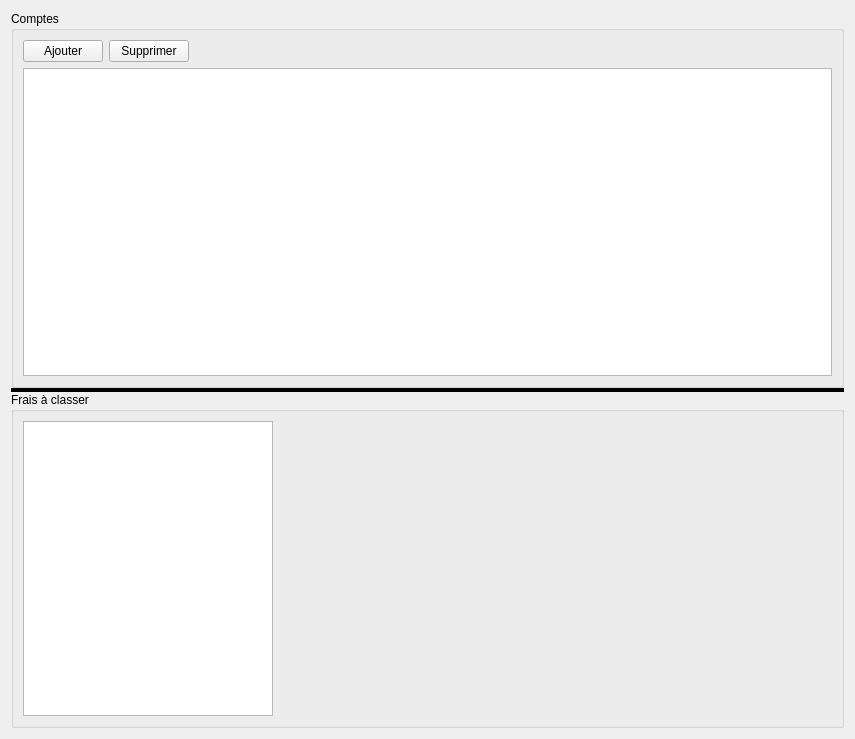
<?xml version="1.0" encoding="UTF-8"?>
<ui version="4.0">
 <class>PaneFees</class>
 <widget class="QWidget" name="PaneFees">
  <property name="geometry">
   <rect>
    <x>0</x>
    <y>0</y>
    <width>855</width>
    <height>739</height>
   </rect>
  </property>
  <property name="windowTitle">
   <string>Frais à trier</string>
  </property>
  <layout class="QVBoxLayout" name="verticalLayout_2">
   <item>
    <widget class="QSplitter" name="splitter">
     <property name="styleSheet">
      <string notr="true">QSplitter::handle { background: black}</string>
     </property>
     <property name="orientation">
      <enum>Qt::Vertical</enum>
     </property>
     <widget class="QGroupBox" name="groupBox">
      <property name="title">
       <string>Comptes</string>
      </property>
      <layout class="QVBoxLayout" name="verticalLayout">
       <item>
        <layout class="QHBoxLayout" name="horizontalLayout">
         <item>
          <widget class="QPushButton" name="buttonAddAccount">
           <property name="text">
            <string>Ajouter</string>
           </property>
          </widget>
         </item>
         <item>
          <widget class="QPushButton" name="buttonRemoveAccount">
           <property name="text">
            <string>Supprimer</string>
           </property>
          </widget>
         </item>
         <item>
          <spacer name="horizontalSpacer">
           <property name="orientation">
            <enum>Qt::Horizontal</enum>
           </property>
           <property name="sizeHint" stdset="0">
            <size>
             <width>40</width>
             <height>20</height>
            </size>
           </property>
          </spacer>
         </item>
        </layout>
       </item>
       <item>
        <widget class="QTableView" name="tableViewAccounts">
         <property name="sizePolicy">
          <sizepolicy hsizetype="Expanding" vsizetype="Expanding">
           <horstretch>0</horstretch>
           <verstretch>0</verstretch>
          </sizepolicy>
         </property>
         <property name="selectionBehavior">
          <enum>QAbstractItemView::SelectRows</enum>
         </property>
         <attribute name="horizontalHeaderStretchLastSection">
          <bool>true</bool>
         </attribute>
        </widget>
       </item>
      </layout>
     </widget>
     <widget class="QGroupBox" name="groupBox_2">
      <property name="title">
       <string>Frais à classer</string>
      </property>
      <layout class="QHBoxLayout" name="horizontalLayout_2">
       <item>
        <widget class="QListWidget" name="listWidgetImporters">
         <property name="maximumSize">
          <size>
           <width>250</width>
           <height>16777215</height>
          </size>
         </property>
        </widget>
       </item>
       <item>
        <widget class="QStackedWidget" name="stackedWidgetImporters"/>
       </item>
      </layout>
     </widget>
    </widget>
   </item>
  </layout>
 </widget>
 <resources/>
 <connections>
  <connection>
   <sender>listWidgetImporters</sender>
   <signal>currentRowChanged(int)</signal>
   <receiver>stackedWidgetImporters</receiver>
   <slot>setCurrentIndex(int)</slot>
   <hints>
    <hint type="sourcelabel">
     <x>167</x>
     <y>383</y>
    </hint>
    <hint type="destinationlabel">
     <x>468</x>
     <y>426</y>
    </hint>
   </hints>
  </connection>
 </connections>
</ui>
